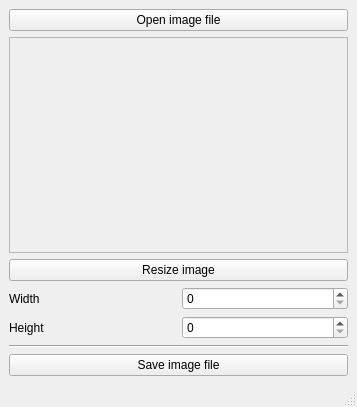
<?xml version="1.0" encoding="UTF-8"?>
<ui version="4.0">
 <class>MainWindow</class>
 <widget class="QMainWindow" name="MainWindow">
  <property name="geometry">
   <rect>
    <x>0</x>
    <y>0</y>
    <width>357</width>
    <height>407</height>
   </rect>
  </property>
  <property name="windowTitle">
   <string>MainWindow</string>
  </property>
  <widget class="QWidget" name="centralwidget">
   <layout class="QVBoxLayout" name="verticalLayout">
    <item>
     <widget class="QPushButton" name="openButton">
      <property name="text">
       <string>Open image file</string>
      </property>
     </widget>
    </item>
    <item>
     <widget class="QScrollArea" name="scrollArea">
      <property name="verticalScrollBarPolicy">
       <enum>Qt::ScrollBarAsNeeded</enum>
      </property>
      <property name="horizontalScrollBarPolicy">
       <enum>Qt::ScrollBarAsNeeded</enum>
      </property>
      <property name="widgetResizable">
       <bool>true</bool>
      </property>
      <widget class="QWidget" name="scrollAreaWidgetContents">
       <property name="geometry">
        <rect>
         <x>0</x>
         <y>0</y>
         <width>337</width>
         <height>155</height>
        </rect>
       </property>
      </widget>
     </widget>
    </item>
    <item>
     <widget class="QPushButton" name="resizeButton">
      <property name="text">
       <string>Resize image</string>
      </property>
     </widget>
    </item>
    <item>
     <layout class="QHBoxLayout" name="horizontalLayout_3">
      <item>
       <widget class="QLabel" name="label_2">
        <property name="text">
         <string>Width</string>
        </property>
       </widget>
      </item>
      <item>
       <widget class="QSpinBox" name="spinBoxWidth">
        <property name="maximum">
         <number>99999</number>
        </property>
       </widget>
      </item>
     </layout>
    </item>
    <item>
     <layout class="QHBoxLayout" name="horizontalLayout_2">
      <item>
       <widget class="QLabel" name="label">
        <property name="text">
         <string>Height</string>
        </property>
       </widget>
      </item>
      <item>
       <widget class="QSpinBox" name="spinBoxHeight">
        <property name="maximum">
         <number>99999</number>
        </property>
       </widget>
      </item>
     </layout>
    </item>
    <item>
     <widget class="Line" name="line">
      <property name="orientation">
       <enum>Qt::Horizontal</enum>
      </property>
     </widget>
    </item>
    <item>
     <widget class="QPushButton" name="saveButton">
      <property name="text">
       <string>Save image file</string>
      </property>
     </widget>
    </item>
   </layout>
  </widget>
  <widget class="QMenuBar" name="menubar">
   <property name="geometry">
    <rect>
     <x>0</x>
     <y>0</y>
     <width>357</width>
     <height>26</height>
    </rect>
   </property>
  </widget>
  <widget class="QStatusBar" name="statusbar"/>
  <action name="actionOpen">
   <property name="text">
    <string>Open</string>
   </property>
  </action>
  <action name="actionSave">
   <property name="text">
    <string>Save</string>
   </property>
  </action>
 </widget>
 <resources/>
 <connections/>
</ui>
